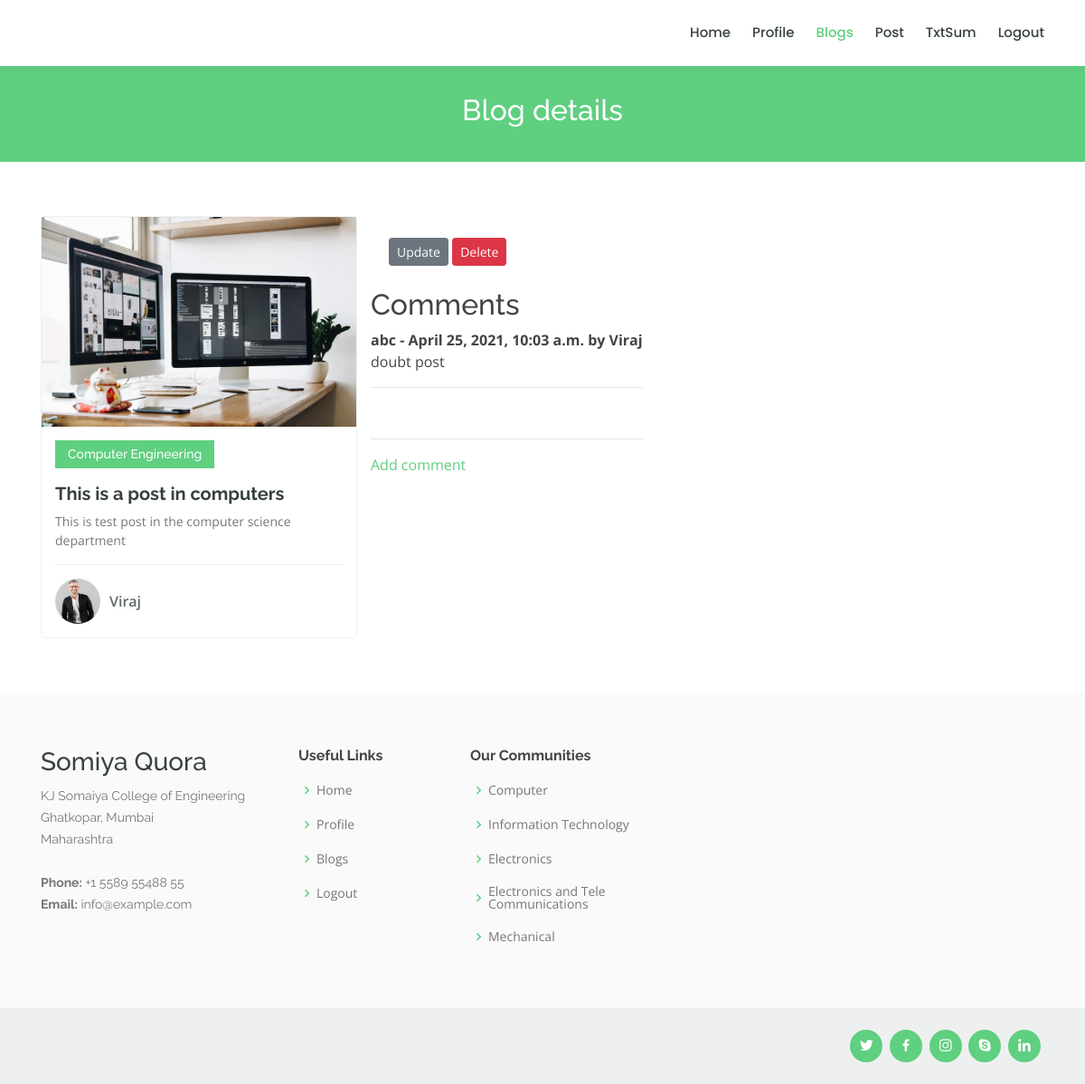
Screenshot of /post/12/ (signed in) with the database file from the repository.
### quoraBlog/models.py (models this page shows, shortened)
class Post(models.Model):
    title = models.CharField(max_length=100)
    content = models.TextField()
    date_posted = models.DateTimeField(default=timezone.now)
    author = models.ForeignKey(User, on_delete=models.CASCADE)
    group = models.ForeignKey(Community, on_delete= models.CASCADE,null=True, blank=True)
    reports = models.ManyToManyField(User, related_name='blog_post')
    User.username = 'Viraj'

class Community(models.Model):
    title =  models.CharField(max_length=100,unique=True)
    description = models.TextField(blank=True, default='')
    def __str__(self):
        return self.title

class Comment(models.Model):
    post = models.ForeignKey(Post, related_name="comments", on_delete=models.CASCADE)
    name = models.CharField(max_length=255)
    content = models.TextField()
    date_posted = models.DateTimeField(auto_now_add=True)

### quoraBlog/views.py (the view)
# urls.py: path('post/<int:pk>/', PostDetailView.as_view(), name='post-detail'),
class PostDetailView(LoginRequiredMixin, DetailView):
    model = Post

### quoraBlog/templates/quoraBlog/post_detail.html (shortened to what this page needs)
{% load static %}
<!DOCTYPE html>
<html lang="en">
<head>
  <link href="{% static 'vendor/bootstrap/css/bootstrap.min.css' %}" rel="stylesheet">
  <link href="{% static 'vendor/icofont/icofont.min.css' %}" rel="stylesheet">
  <link href="{% static 'vendor/boxicons/css/boxicons.min.css' %}" rel="stylesheet">
  <link href="{% static 'vendor/owl.carousel/assets/owl.carousel.min.css' %}" rel="stylesheet">
  <link href="{% static 'vendor/animate.css/animate.min.css' %}" rel="stylesheet">
  <link href="{% static 'vendor/aos/aos.css' %}" rel="stylesheet">
  <link href="{% static 'vendor/remixicon/remixicon.css' %}" rel="stylesheet">
  <link rel="stylesheet" type="text/css" href="{% static 'css/blogs.css' %}">
</head>
<body>
  <header id="header" class="fixed-top">
    <div class="container d-flex align-items-center">
      <nav class="nav-menu d-none d-lg-block">
        <ul>
          {% if user.is_authenticated %}
          <li><a href="{% url 'home' %}">Home</a></li>
            <li><a href="{% url 'profile' %}">Profile</a></li>
            <li class="active"><a href="{% url 'blogs' %}">Blogs</a></li>
            <li ><a href="{% url 'post-create' %}">Post</a></li>
            <li ><a href="{% url 'txt_sum' %}">TxtSum</a></li>
            <li><a href="{% url 'logout' %}">Logout</a></li>
          {% else %}
            <li><a href="{% url 'login' %}" >Login</a></li>
            <li><a href="{% url 'register' %}" >Register</a></li>
          {% endif %}
        </ul>
      </nav>
    </div>
  </header>
  <main id="main" data-aos="fade-in">
    <div class="breadcrumbs">
      <div class="container">
        <h2>Blog details</h2>
      </div>
    </div>
    <section id="courses" class="courses">
      <div class="container" data-aos="fade-up">
        <div class="row" data-aos="zoom-in" data-aos-delay="100">
        <div class="col-lg-4 col-md-6 d-flex align-items-stretch">
          <div class="course-item">
            <img src="{% static 'img/course-1.jpg' %}" class="img-fluid" alt="...">
            <div class="course-content">
              <div class="d-flex justify-content-between align-items-center mb-3">
                <h4>{{ post.group }}</h4>
              </div>
              <h3><a href="{% url 'post-detail' post.id %}">{{ post.title }}</a></h3>
              <p>{{ post.content }}</p>
              <div class="trainer d-flex justify-content-between align-items-center">
                <div class="trainer-profile d-flex align-items-center">
                  <img src="{% static 'img/trainer-1.jpg' %}" class="img-fluid" alt="">
                  <span>{{ post.author }}</span>
                </div>
              </div>
            </div>
          </div>
        </div>
        <div class="column">
        {% if object.author == user %}
          <div style="padding: 20px;">
            <a class="btn btn-secondary btn-sm mt-1 mb-1"  href="{% url 'post-update' object.id %}">Update</a>
            <a class="btn btn-danger btn-sm mt-1 mb-1" href="{% url 'post-delete' object.id %}">Delete</a>
          </div>
        {% endif %}
        <h2>Comments</h2>
        {% if not post.comments.all %}
          <p>No comments yet</p>
        {% else %}
          {% for comm in post.comments.all %}
            <strong>
            {{ comm.name }} - {{ comm.date_posted }} by {{ user.username}}
            </strong>
            <br/>
            {{ comm.content }}
            <br>
            <hr>
          {% endfor %}
        {% endif %}
        <br>
        <hr>
        <a href="{% url 'addComment' post.pk %}">Add comment</a>
      </div>
    </div>
  </main>
<footer id="footer">
  <div class="footer-top">
    <div class="container">
      <div class="row">
        <div class="col-lg-3 col-md-6 footer-contact">
          <h3>Somiya Quora</h3>
          <p>
            KJ Somaiya College of Engineering <br>
            Ghatkopar, Mumbai<br>
            Maharashtra <br><br>
            <strong>Phone:</strong> +1 5589 55488 55<br>
            <strong>Email:</strong> info@example.com<br>
          </p>
        </div>
        <div class="col-lg-2 col-md-6 footer-links">
          <h4>Useful Links</h4>
          <ul>
            <li><i class="bx bx-chevron-right"></i> <a href="#">Home</a></li>
            <li><i class="bx bx-chevron-right"></i> <a href="#">Profile</a></li>
            <li><i class="bx bx-chevron-right"></i> <a href="#">Blogs</a></li>
            <li><i class="bx bx-chevron-right"></i> <a href="#">Logout</a></li>
          </ul>
        </div>
        <div class="col-lg-3 col-md-6 footer-links">
          <h4>Our Communities</h4>
          <ul>
            <li><i class="bx bx-chevron-right"></i> <a href="#">Computer</a></li>
            <li><i class="bx bx-chevron-right"></i> <a href="#">Information Technology</a></li>
            <li><i class="bx bx-chevron-right"></i> <a href="#">Electronics</a></li>
            <li><i class="bx bx-chevron-right"></i> <a href="#">Electronics and Tele Communications</a></li>
            <li><i class="bx bx-chevron-right"></i> <a href="#">Mechanical</a></li>
          </ul>
        </div>
      </div>
    </div>
  </div>
  <div class="container d-md-flex py-4">
    <div class="social-links text-center text-md-right pt-3 pt-md-0">
      <a href="#" class="twitter"><i class="bx bxl-twitter"></i></a>
      <a href="#" class="facebook"><i class="bx bxl-facebook"></i></a>
      <a href="#" class="instagram"><i class="bx bxl-instagram"></i></a>
      <a href="#" class="google-plus"><i class="bx bxl-skype"></i></a>
      <a href="#" class="linkedin"><i class="bx bxl-linkedin"></i></a>
    </div>
  </div>
</footer>
</body>
</html>

### quoraBlog/static/css/blogs.css (style rules this page uses)
body { font-family: "Open Sans", sans-serif; color: #444444; }
a { color: #5fcf80; }
h1, h2, h3, h4, h5, h6 { font-family: "Raleway", sans-serif; }
#header { background: #fff; transition: all 0.5s; z-index: 997; padding: 15px 0; box-shadow: 0px 0 18px rgba(55, 66, 59, 0.08); }
.nav-menu ul { margin: 0; padding: 0; list-style: none; }
.nav-menu > ul { display: flex; }
.nav-menu > ul > li { position: relative; white-space: nowrap; padding: 10px 0 10px 24px; }
.nav-menu a { display: block; position: relative; color: #37423b; transition: 0.3s; font-size: 15px; font-family: "Poppins", sans-serif; font-weight: 500; }
.nav-menu a:hover, .nav-menu .active > a, .nav-menu li:hover > a { color: #5fcf80; }
.mobile-nav { position: fixed; top: 55px; right: 15px; bottom: 15px; left: 15px; z-index: 9999; overflow-y: auto; background: #fff; transition: ease-in-out 0.2s; opacity: 0; visibility: hidden; border-radius: 10px; padding: 10px 0; }
.mobile-nav * { margin: 0; padding: 0; list-style: none; }
.mobile-nav a { display: block; position: relative; color: #37423b; padding: 10px 20px; font-weight: 500; outline: none; }
.mobile-nav a:hover, .mobile-nav .active > a, .mobile-nav li:hover > a { color: #5fcf80; text-decoration: none; }
section { padding: 60px 0; overflow: hidden; }
.breadcrumbs { margin-top: 73px; text-align: center; background: #5fcf80; padding: 30px 0; color: #fff; }
.breadcrumbs h2 { font-size: 32px; font-weight: 500; }
.courses .course-item { border-radius: 5px; border: 1px solid #eef0ef; }
.courses .course-content { padding: 15px; }
.courses .course-content h3 { font-weight: 700; font-size: 20px; }
.courses .course-content h3 a { color: #37423b; transition: 0.3s; }
.courses .course-content p { font-size: 14px; color: #777777; }
.courses .course-content h4 { font-size: 14px; background: #5fcf80; padding: 7px 14px; color: #fff; margin: 0; }
.courses .trainer { padding-top: 15px; border-top: 1px solid #eef0ef; }
.courses .trainer .trainer-profile img { max-width: 50px; border-radius: 50px; }
.courses .trainer .trainer-profile span { padding-left: 10px; font-weight: 600; font-size: 16px; color: #5a6c60; }
#footer { color: #37423b; font-size: 14px; background: #eef0ef; }
#footer .footer-top { padding: 60px 0 30px 0; background: #f9faf9; }
#footer .footer-top .footer-contact { margin-bottom: 30px; }
#footer .footer-top .footer-contact p { font-size: 14px; line-height: 24px; margin-bottom: 0; font-family: "Raleway", sans-serif; color: #777777; }
#footer .footer-top h4 { font-size: 16px; font-weight: bold; color: #444444; position: relative; padding-bottom: 12px; }
#footer .footer-top .footer-links { margin-bottom: 30px; }
#footer .footer-top .footer-links ul { list-style: none; padding: 0; margin: 0; }
#footer .footer-top .footer-links ul i { padding-right: 2px; color: #5fcf80; font-size: 18px; line-height: 1; }
#footer .footer-top .footer-links ul li { padding: 10px 0; display: flex; align-items: center; }
#footer .footer-top .footer-links ul li:first-child { padding-top: 0; }
#footer .footer-top .footer-links ul a { color: #777777; transition: 0.3s; display: inline-block; line-height: 1; }
#footer .social-links a { font-size: 18px; display: inline-block; background: #5fcf80; color: #fff; line-height: 1; padding: 8px 0; margin-right: 4px; border-radius: 50%; text-align: center; width: 36px; height: 36px; transition: 0.3s; }

### rows the page displays
Post: group "Computer Engineering", title "This is a post in computers", content "This is test post in the computer science department", author "Viraj"
Comment: name "abc", date_posted "April 25, 2021, 10:03 a.m.", content "doubt post"

### other values shown
{{ user.username }} "Viraj"
